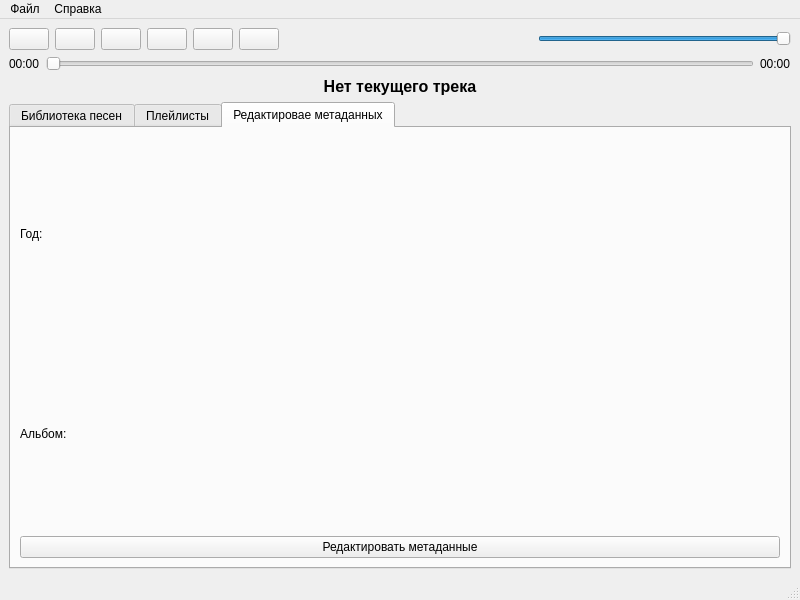
<?xml version="1.0" encoding="UTF-8"?>
<ui version="4.0">
 <class>MainWindow</class>
 <widget class="QMainWindow" name="MainWindow">
  <property name="geometry">
   <rect>
    <x>0</x>
    <y>0</y>
    <width>800</width>
    <height>600</height>
   </rect>
  </property>
  <property name="maximumSize">
   <size>
    <width>800</width>
    <height>600</height>
   </size>
  </property>
  <property name="windowTitle">
   <string>Музыкальный плеер</string>
  </property>
  <widget class="QWidget" name="centralwidget">
   <layout class="QGridLayout" name="gridLayout_2">
    <item row="1" column="0">
     <layout class="QHBoxLayout" name="horizontalLayout_progress">
      <item>
       <widget class="QLabel" name="currentTimeLabel">
        <property name="text">
         <string>00:00</string>
        </property>
       </widget>
      </item>
      <item>
       <widget class="QSlider" name="progressBar">
        <property name="orientation">
         <enum>Qt::Orientation::Horizontal</enum>
        </property>
       </widget>
      </item>
      <item>
       <widget class="QLabel" name="totalTimeLabel">
        <property name="text">
         <string>00:00</string>
        </property>
       </widget>
      </item>
     </layout>
    </item>
    <item row="0" column="0">
     <layout class="QHBoxLayout" name="horizontalLayout_playerControls">
      <item>
       <widget class="QPushButton" name="playButton">
        <property name="text">
         <string/>
        </property>
        <property name="icon">
         <iconset resource="resources.qrc">
          <normaloff>:/prefix/buttons/play.ico</normaloff>:/prefix/buttons/play.ico</iconset>
        </property>
       </widget>
      </item>
      <item>
       <widget class="QPushButton" name="pauseButton">
        <property name="text">
         <string/>
        </property>
        <property name="icon">
         <iconset resource="resources.qrc">
          <normaloff>:/prefix/buttons/pause.ico</normaloff>:/prefix/buttons/pause.ico</iconset>
        </property>
       </widget>
      </item>
      <item>
       <widget class="QPushButton" name="stopButton">
        <property name="text">
         <string/>
        </property>
        <property name="icon">
         <iconset resource="resources.qrc">
          <normaloff>:/prefix/buttons/stop-button.ico</normaloff>:/prefix/buttons/stop-button.ico</iconset>
        </property>
       </widget>
      </item>
      <item>
       <widget class="QPushButton" name="previousButton">
        <property name="text">
         <string/>
        </property>
        <property name="icon">
         <iconset resource="resources.qrc">
          <normaloff>:/prefix/buttons/back.ico</normaloff>:/prefix/buttons/back.ico</iconset>
        </property>
       </widget>
      </item>
      <item>
       <widget class="QPushButton" name="nextButton">
        <property name="text">
         <string/>
        </property>
        <property name="icon">
         <iconset resource="resources.qrc">
          <normaloff>:/prefix/buttons/next.ico</normaloff>:/prefix/buttons/next.ico</iconset>
        </property>
       </widget>
      </item>
      <item>
       <widget class="QPushButton" name="repeatButton">
        <property name="text">
         <string/>
        </property>
        <property name="icon">
         <iconset resource="resources.qrc">
          <normaloff>:/prefix/buttons/repeat.ico</normaloff>:/prefix/buttons/repeat.ico</iconset>
        </property>
        <property name="checkable">
         <bool>true</bool>
        </property>
       </widget>
      </item>
      <item>
       <spacer name="horizontalSpacer_controls">
        <property name="orientation">
         <enum>Qt::Orientation::Horizontal</enum>
        </property>
        <property name="sizeHint" stdset="0">
         <size>
          <width>40</width>
          <height>20</height>
         </size>
        </property>
       </spacer>
      </item>
      <item>
       <widget class="QSlider" name="volumeSlider">
        <property name="minimumSize">
         <size>
          <width>100</width>
          <height>0</height>
         </size>
        </property>
        <property name="minimum">
         <number>0</number>
        </property>
        <property name="maximum">
         <number>100</number>
        </property>
        <property name="value">
         <number>100</number>
        </property>
        <property name="orientation">
         <enum>Qt::Orientation::Horizontal</enum>
        </property>
       </widget>
      </item>
     </layout>
    </item>
    <item row="2" column="0">
     <widget class="QLabel" name="currentTrackLabel">
      <property name="font">
       <font>
        <pointsize>12</pointsize>
        <bold>true</bold>
       </font>
      </property>
      <property name="text">
       <string>Нет текущего трека</string>
      </property>
      <property name="alignment">
       <set>Qt::AlignmentFlag::AlignCenter</set>
      </property>
     </widget>
    </item>
    <item row="3" column="0">
     <widget class="QTabWidget" name="tabWidget">
      <property name="currentIndex">
       <number>2</number>
      </property>
      <widget class="QWidget" name="tab_library">
       <attribute name="title">
        <string>Библиотека песен</string>
       </attribute>
       <layout class="QGridLayout" name="gridLayout">
        <item row="2" column="1" rowspan="2">
         <widget class="QLabel" name="currentSongListViewTitleLabel">
          <property name="font">
           <font>
            <pointsize>10</pointsize>
            <bold>true</bold>
           </font>
          </property>
          <property name="text">
           <string>Библиотека песен</string>
          </property>
          <property name="alignment">
           <set>Qt::AlignmentFlag::AlignCenter</set>
          </property>
         </widget>
        </item>
        <item row="1" column="0">
         <widget class="QLabel" name="albumArtLabel">
          <property name="minimumSize">
           <size>
            <width>230</width>
            <height>230</height>
           </size>
          </property>
          <property name="maximumSize">
           <size>
            <width>230</width>
            <height>230</height>
           </size>
          </property>
          <property name="text">
           <string>No Album Art</string>
          </property>
          <property name="alignment">
           <set>Qt::AlignmentFlag::AlignCenter</set>
          </property>
         </widget>
        </item>
        <item row="1" column="1">
         <widget class="QListView" name="songListView">
          <property name="contextMenuPolicy">
           <enum>Qt::ContextMenuPolicy::CustomContextMenu</enum>
          </property>
          <property name="editTriggers">
           <set>QAbstractItemView::EditTrigger::NoEditTriggers</set>
          </property>
          <property name="dragEnabled">
           <bool>false</bool>
          </property>
          <property name="movement">
           <enum>QListView::Movement::Snap</enum>
          </property>
          <property name="isWrapping" stdset="0">
           <bool>false</bool>
          </property>
          <property name="resizeMode">
           <enum>QListView::ResizeMode::Adjust</enum>
          </property>
          <property name="layoutMode">
           <enum>QListView::LayoutMode::Batched</enum>
          </property>
         </widget>
        </item>
        <item row="3" column="0">
         <widget class="QPushButton" name="deleteSongButton">
          <property name="text">
           <string>Удалить трек</string>
          </property>
          <property name="icon">
           <iconset resource="resources.qrc">
            <normaloff>:/prefix/buttons/delete.ico</normaloff>:/prefix/buttons/delete.ico</iconset>
          </property>
         </widget>
        </item>
        <item row="2" column="0">
         <widget class="QPushButton" name="addSongButton">
          <property name="text">
           <string>Добавить трек</string>
          </property>
          <property name="icon">
           <iconset resource="resources.qrc">
            <normaloff>:/prefix/buttons/plus.ico</normaloff>:/prefix/buttons/plus.ico</iconset>
          </property>
         </widget>
        </item>
       </layout>
      </widget>
      <widget class="QWidget" name="tab_playlists">
       <attribute name="title">
        <string>Плейлисты</string>
       </attribute>
       <layout class="QVBoxLayout" name="verticalLayout_playlists">
        <item>
         <widget class="QListView" name="playlistListView"/>
        </item>
        <item>
         <widget class="QPushButton" name="createPlaylistButton">
          <property name="text">
           <string>Создать плейлист</string>
          </property>
         </widget>
        </item>
        <item>
         <widget class="QPushButton" name="deletePlaylistButton">
          <property name="text">
           <string>Удалить плейлист</string>
          </property>
         </widget>
        </item>
       </layout>
      </widget>
      <widget class="QWidget" name="tab">
       <attribute name="title">
        <string>Редактировае метаданных</string>
       </attribute>
       <layout class="QGridLayout" name="gridLayout_3">
        <item row="2" column="0">
         <widget class="QLabel" name="yearLabel">
          <property name="text">
           <string>Год:</string>
          </property>
         </widget>
        </item>
        <item row="3" column="0">
         <widget class="QLabel" name="albumLabel">
          <property name="text">
           <string>Альбом:</string>
          </property>
         </widget>
        </item>
        <item row="4" column="0">
         <widget class="QPushButton" name="editMetadataButton">
          <property name="text">
           <string>Редактировать метаданные</string>
          </property>
         </widget>
        </item>
       </layout>
      </widget>
     </widget>
    </item>
   </layout>
  </widget>
  <widget class="QStatusBar" name="statusbar"/>
  <widget class="QMenuBar" name="menubar">
   <property name="geometry">
    <rect>
     <x>0</x>
     <y>0</y>
     <width>800</width>
     <height>25</height>
    </rect>
   </property>
   <widget class="QMenu" name="menumenu">
    <property name="title">
     <string>Файл</string>
    </property>
    <addaction name="action"/>
    <addaction name="action_2"/>
   </widget>
   <widget class="QMenu" name="menuAbout">
    <property name="title">
     <string>Справка</string>
    </property>
    <addaction name="actionAbout_Programm"/>
    <addaction name="actionManual"/>
   </widget>
   <addaction name="menumenu"/>
   <addaction name="menuAbout"/>
  </widget>
  <action name="actionAbout_Programm">
   <property name="text">
    <string>Справка</string>
   </property>
  </action>
  <action name="actionManual">
   <property name="text">
    <string>О приложении</string>
   </property>
  </action>
  <action name="action">
   <property name="text">
    <string>Настройки</string>
   </property>
  </action>
  <action name="action_2">
   <property name="text">
    <string>Выйти</string>
   </property>
  </action>
 </widget>
 <resources>
  <include location="resources.qrc"/>
 </resources>
 <connections/>
</ui>
